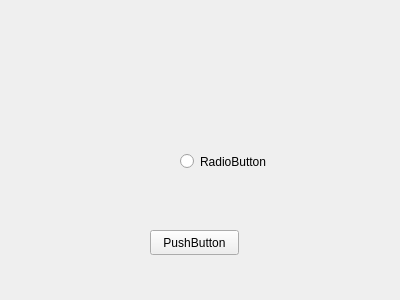
<?xml version="1.0" encoding="UTF-8"?>
<ui version="4.0">
 <class>Form</class>
 <widget class="QWidget" name="Form">
  <property name="geometry">
   <rect>
    <x>0</x>
    <y>0</y>
    <width>400</width>
    <height>300</height>
   </rect>
  </property>
  <property name="windowTitle">
   <string>Form</string>
  </property>
  <widget class="QRadioButton" name="radioButton">
   <property name="geometry">
    <rect>
     <x>180</x>
     <y>150</y>
     <width>112</width>
     <height>23</height>
    </rect>
   </property>
   <property name="text">
    <string>RadioButton</string>
   </property>
  </widget>
  <widget class="QPushButton" name="pushButton">
   <property name="geometry">
    <rect>
     <x>150</x>
     <y>230</y>
     <width>89</width>
     <height>25</height>
    </rect>
   </property>
   <property name="text">
    <string>PushButton</string>
   </property>
  </widget>
 </widget>
 <resources/>
 <connections/>
</ui>
